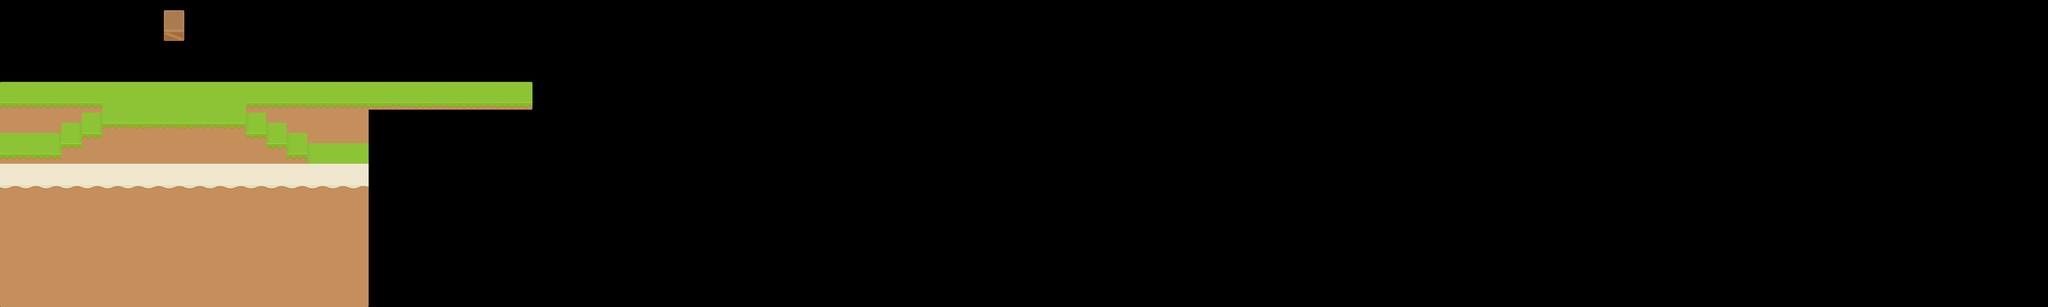

A 2D game scene composited from a Tiled map and its tileset images. What follows is a short description and the map's XML, with each tile layer's data collapsed to a summary:
An orthogonal 100x30 tile map with 70x35 px tiles, 4 tile layers (bg, mid, front, decor) and 1 object (spawn).

<map version="1.0" orientation="orthogonal" width="100" height="30" tilewidth="70" tileheight="35">
 <tileset firstgid="1" name="sheet" tilewidth="70" tileheight="35">
  <image source="../assets/sheet.png" width="1680" height="840" />
  <tile id="163">
   <properties>
    <property name="d" value="" />
    <property name="l" value="" />
    <property name="r" value="" />
   </properties>
  </tile>
  <tile id="164">
   <properties>
    <property name="d" value="" />
    <property name="r" value="" />
   </properties>
  </tile>
  <tile id="165">
   <properties>
    <property name="l" value="" />
    <property name="r" value="" />
   </properties>
  </tile>
  <tile id="166">
   <properties>
    <property name="d" value="" />
    <property name="r" value="" />
   </properties>
  </tile>
  <tile id="169">
   <properties>
    <property name="l" value="" />
    <property name="u" value="" />
   </properties>
  </tile>
  <tile id="170">
   <properties>
    <property name="u" value="" />
   </properties>
  </tile>
  <tile id="171">
   <properties>
    <property name="r" value="" />
    <property name="u" value="" />
   </properties>
  </tile>
  <tile id="174">
   <properties>
    <property name="u" value="" />
   </properties>
  </tile>
  <tile id="175">
   <properties>
    <property name="r" value="" />
    <property name="u" value="" />
   </properties>
  </tile>
  <tile id="182">
   <properties>
    <property name="l" value="" />
    <property name="r" value="" />
    <property name="u" value="" />
   </properties>
  </tile>
  <tile id="193">
   <properties>
    <property name="l" value="" />
   </properties>
  </tile>
  <tile id="194">
   <properties>
    <property name="l" value="" />
    <property name="r" value="" />
   </properties>
  </tile>
  <tile id="195">
   <properties>
    <property name="r" value="" />
   </properties>
  </tile>
  <tile id="199">
   <properties>
    <property name="r" value="" />
   </properties>
  </tile>
  <tile id="206">
   <properties>
    <property name="d" value="" />
    <property name="l" value="" />
    <property name="r" value="" />
   </properties>
  </tile>
  <tile id="213">
   <properties>
    <property name="d" value="" />
   </properties>
  </tile>
  <tile id="242">
   <properties>
    <property name="u" value="" />
   </properties>
  </tile>
  <tile id="266">
   <properties>
    <property name="l" value="" />
    <property name="r" value="" />
   </properties>
  </tile>
 </tileset>
 <layer name="bg" width="100" height="30">
  <data>[3000 cells, 137 non-empty, 16 distinct tile ids]</data>
 </layer>
 <layer name="mid" width="100" height="30">
  <data>[3000 cells, 330 non-empty, 11 distinct tile ids]</data>
 </layer>
 <layer name="front" width="100" height="30">
  <data>[3000 cells, 54 non-empty, 3 distinct tile ids]</data>
 </layer>
 <layer name="decor" width="100" height="30">
  <properties>
   <property name="decorations" value="" />
  </properties>
  <data>[3000 cells, 14 non-empty, 4 distinct tile ids]</data>
 </layer>
 <objectgroup name="Camada de Objectos 1" width="100" height="30">
  <object name="spawn" x="70" y="368" width="70" height="35">
   <properties>
    <property name="layer" value="1" />
   </properties>
  </object>
 </objectgroup>
</map>
